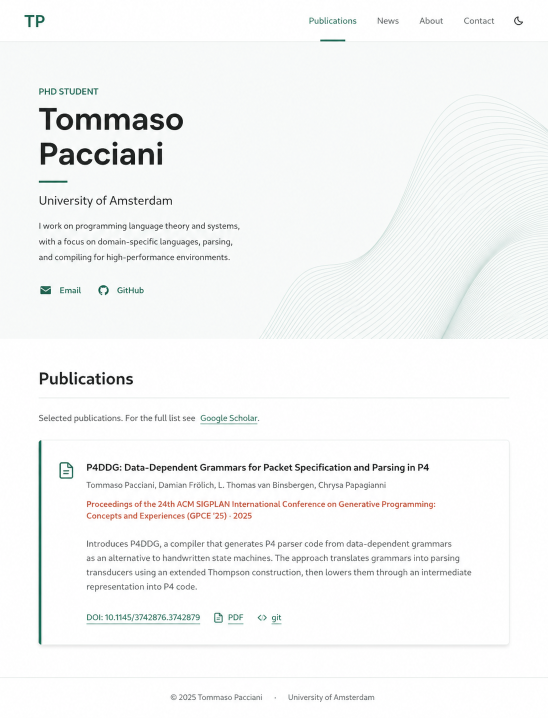
#> input picture ChatGPT Image May 1, 2026, 12_40_28 PM.png, 1096 x 1436 px (shown at 1/2 size)
$ python plot_outer_curve.py
#> lines starting #> are read from the running program, lines starting #| are printed output that depends on the picture
#!/usr/bin/env python3
"""Approximate and plot the outer wave curve from the reference screenshot."""

from __future__ import annotations

import os
from pathlib import Path

os.environ.setdefault("MPLCONFIGDIR", "/tmp/matplotlib")

import matplotlib

matplotlib.use("Agg")

import matplotlib.pyplot as plt
import numpy as np
from PIL import Image


ROOT = Path(__file__).resolve().parents[1]
IMAGE_PATH = ROOT / "ChatGPT Image May 1, 2026, 12_40_28 PM.png"
OUTPUT_PATH = ROOT / "outer_curve_fit.png"

# Hand-picked points on the visible outer ridge in image pixel coordinates.
# x increases left-to-right; y increases downward, matching image coordinates.
OUTER_CURVE_POINTS = np.array(
    [
        (516, 677),
        (548, 621),
        (586, 554),
        (670, 528),
        (720, 513),
        (760, 474),
        (800, 402),
        (850, 280),
        (928, 190),
        (1018, 207),
        (1096, 258),
    ],
    dtype=float,
)


def _hermite_slopes(points: np.ndarray) -> np.ndarray:
    """Return finite-difference slopes dy/dx for cubic Hermite interpolation."""
    x = points[:, 0]
    y = points[:, 1]
    slopes = np.empty_like(x)
    slopes[0] = (y[1] - y[0]) / (x[1] - x[0])
    slopes[-1] = (y[-1] - y[-2]) / (x[-1] - x[-2])
    slopes[1:-1] = (y[2:] - y[:-2]) / (x[2:] - x[:-2])
    return slopes


SLOPES = _hermite_slopes(OUTER_CURVE_POINTS)


def outer_curve_y(x_values: float | np.ndarray) -> float | np.ndarray:
    """Return y pixel coordinate on the outer curve for x pixel coordinate(s).

    The function is defined only over the wave interval
    [516, 1096]. Values outside that interval return NaN.
    """
    scalar = np.isscalar(x_values)
    xq = np.asarray(x_values, dtype=float)
    yq = np.full_like(xq, np.nan, dtype=float)

    x = OUTER_CURVE_POINTS[:, 0]
    y = OUTER_CURVE_POINTS[:, 1]

    inside = (xq >= x[0]) & (xq <= x[-1])
    bins = np.searchsorted(x, xq[inside], side="right") - 1
    bins = np.clip(bins, 0, len(x) - 2)

    x0 = x[bins]
    x1 = x[bins + 1]
    y0 = y[bins]
    y1 = y[bins + 1]
    m0 = SLOPES[bins]
    m1 = SLOPES[bins + 1]

    h = x1 - x0
    t = (xq[inside] - x0) / h
    h00 = 2 * t**3 - 3 * t**2 + 1
    h10 = t**3 - 2 * t**2 + t
    h01 = -2 * t**3 + 3 * t**2
    h11 = t**3 - t**2
    yq[inside] = h00 * y0 + h10 * h * m0 + h01 * y1 + h11 * h * m1

    if scalar:
        return float(yq)
    return yq


def plot_curve() -> None:
    image = Image.open(IMAGE_PATH)
#> image is the input picture: PIL image 1096x1436 RGB; mean R, G, B 245, 246.1, 245.7
    width, height = image.size
#> width = 1096; height = 1436

    xs = np.linspace(OUTER_CURVE_POINTS[0, 0], OUTER_CURVE_POINTS[-1, 0], 800)
    ys = outer_curve_y(xs)

    fig, axes = plt.subplots(1, 2, figsize=(14, 6), constrained_layout=True)

    axes[0].imshow(image)
    axes[0].plot(xs, ys, color="#d62728", linewidth=3, label="outer_curve_y(x)")
    axes[0].scatter(
        OUTER_CURVE_POINTS[:, 0],
        OUTER_CURVE_POINTS[:, 1],
        color="#1f77b4",
        s=24,
        label="control points",
    )
    axes[0].set_xlim(450, width)
    axes[0].set_ylim(730, 150)
    axes[0].set_title("Overlay on reference image")
    axes[0].legend(loc="lower right")

    axes[1].plot(xs, height - ys, color="#11735f", linewidth=3)
    axes[1].scatter(
        OUTER_CURVE_POINTS[:, 0],
        height - OUTER_CURVE_POINTS[:, 1],
        color="#1f77b4",
        s=24,
    )
    axes[1].set_title("Mathematical view: height - outer_curve_y(x)")
    axes[1].set_xlabel("x pixels")
    axes[1].set_ylabel("y pixels from bottom")
    axes[1].grid(True, alpha=0.25)

    fig.savefig(OUTPUT_PATH, dpi=180)
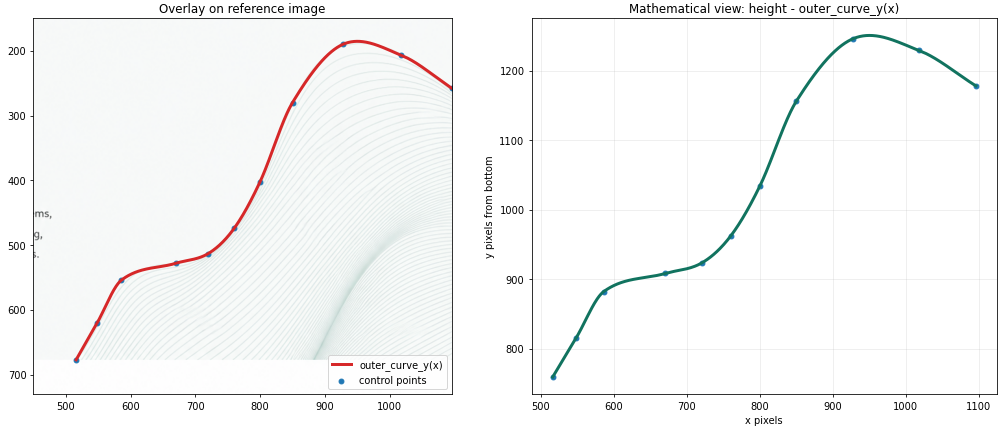
#> figure drawn by matplotlib, 2 panels; panel 2: curve peaks at x = 950.1, y = 1250.6
    print(f"Wrote {OUTPUT_PATH}")


if __name__ == "__main__":
    plot_curve()
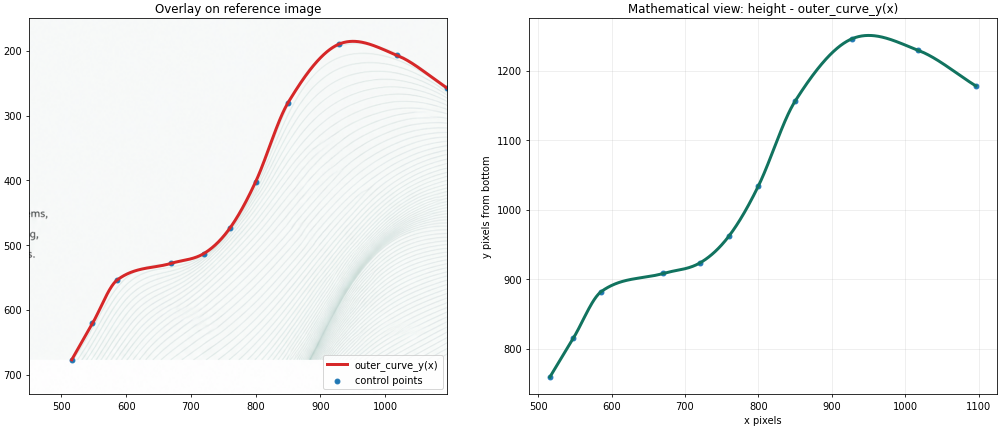
#> figure drawn by matplotlib, 2 panels; panel 2: curve peaks at x = 950.1, y = 1250.6

$ run again, with ChatGPT Image May 1, 2026, 09_17_40 PM.png copied over ChatGPT Image May 1, 2026, 12_40_28 PM.png
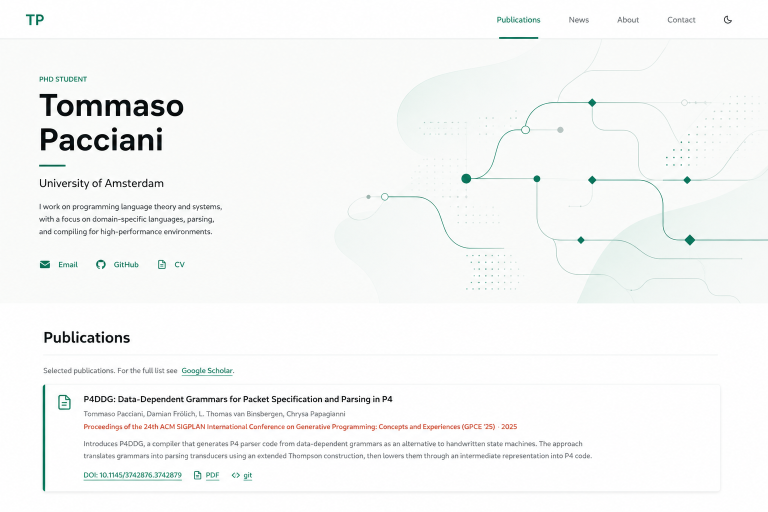
#> input picture ChatGPT Image May 1, 2026, 09_17_40 PM.png, 1536 x 1024 px (shown at 1/2 size)
#> in plot_curve, image is the input picture: PIL image 1536x1024 RGB; mean R, G, B 245.7, 246.8, 246.1
#> in plot_curve, `fig.savefig(OUTPUT_PATH, dpi=180)`:
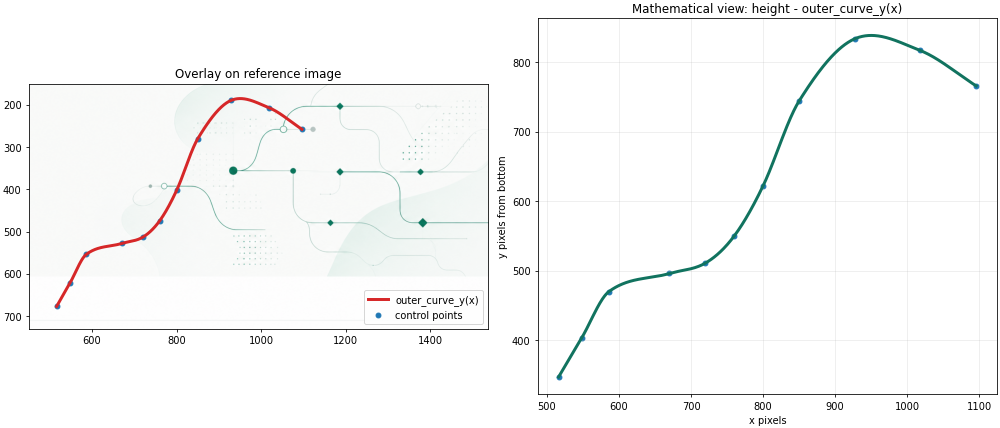
#> figure drawn by matplotlib, 2 panels; panel 2: curve peaks at x = 950.1, y = 838.6
